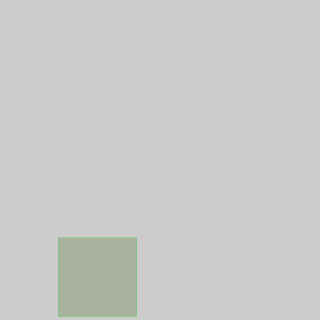
Frame 1 (no input)
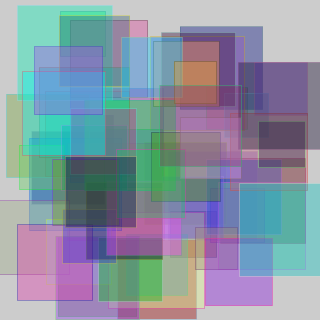
Frame 60 (the mouse pressed at the canvas centre just before this capture)
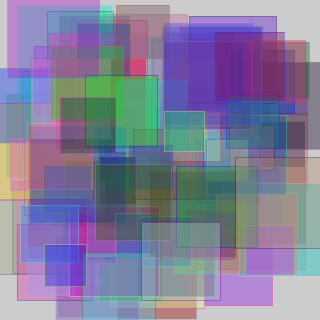
Frame 120 (the mouse held since frame 60 and released just before this capture)

The Processing sketch that drew these frames (run headless with seeded random() and noise(); from frame 60 on, the mouse is pressed at the canvas centre):

// Processing sketch: sketch6649
// ── sketch6649.pde
void setup() {
  size(320, 320);
  rectMode(RADIUS);
  frameRate(15);
}
void draw() {
  fill(255,10);  
float Q = random(20,50);
float A = random(30,290);
float B = random(30,290);

    stroke(random(0,255),random(0,255),random(0,255),90);
    fill(random(0,255),random(0,255),random(0,255),100);
    rect(A,B,Q,Q);
}
